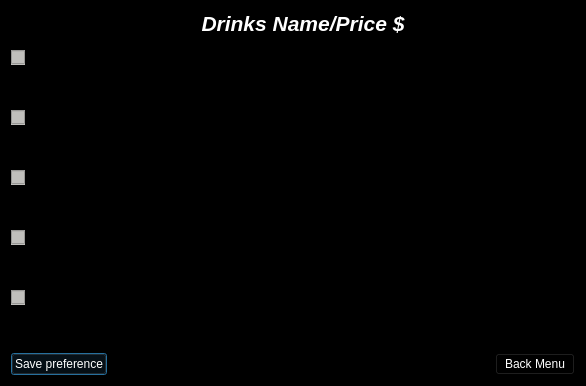
<?xml version="1.0" encoding="UTF-8"?>
<ui version="4.0">
 <class>drinks</class>
 <widget class="QDialog" name="drinks">
  <property name="geometry">
   <rect>
    <x>0</x>
    <y>0</y>
    <width>586</width>
    <height>386</height>
   </rect>
  </property>
  <property name="minimumSize">
   <size>
    <width>586</width>
    <height>386</height>
   </size>
  </property>
  <property name="maximumSize">
   <size>
    <width>700</width>
    <height>386</height>
   </size>
  </property>
  <property name="windowTitle">
   <string>Drinks Menu</string>
  </property>
  <property name="windowIcon">
   <iconset theme="network-workgroup"/>
  </property>
  <property name="styleSheet">
   <string notr="true">color: rgb(255, 255, 255);
background-color: rgb(0, 0, 0);</string>
  </property>
  <layout class="QHBoxLayout" name="horizontalLayout_3">
   <item>
    <layout class="QVBoxLayout" name="verticalLayout_3">
     <item>
      <layout class="QHBoxLayout" name="horizontalLayout_2">
       <item>
        <layout class="QVBoxLayout" name="verticalLayout_2">
         <item>
          <widget class="QCheckBox" name="checkBox">
           <property name="styleSheet">
            <string notr="true">background-color: rgb(192, 191, 188);
color: rgb(0, 0, 0);</string>
           </property>
           <property name="text">
            <string/>
           </property>
          </widget>
         </item>
         <item>
          <widget class="QCheckBox" name="checkBox_2">
           <property name="styleSheet">
            <string notr="true">background-color: rgb(192, 191, 188);
color: rgb(0, 0, 0);</string>
           </property>
           <property name="text">
            <string/>
           </property>
          </widget>
         </item>
         <item>
          <widget class="QCheckBox" name="checkBox_4">
           <property name="styleSheet">
            <string notr="true">background-color: rgb(192, 191, 188);
color: rgb(0, 0, 0);</string>
           </property>
           <property name="text">
            <string/>
           </property>
          </widget>
         </item>
         <item>
          <widget class="QCheckBox" name="checkBox_3">
           <property name="styleSheet">
            <string notr="true">background-color: rgb(192, 191, 188);
color: rgb(0, 0, 0);</string>
           </property>
           <property name="text">
            <string/>
           </property>
          </widget>
         </item>
         <item>
          <widget class="QCheckBox" name="checkBox_5">
           <property name="styleSheet">
            <string notr="true">background-color: rgb(192, 191, 188);
color: rgb(0, 0, 0);</string>
           </property>
           <property name="text">
            <string/>
           </property>
          </widget>
         </item>
        </layout>
       </item>
       <item>
        <layout class="QVBoxLayout" name="verticalLayout">
         <item>
          <widget class="QLabel" name="label">
           <property name="text">
            <string>&lt;html&gt;&lt;head/&gt;&lt;body&gt;&lt;p align=&quot;center&quot;&gt;&lt;span style=&quot; font-size:16pt; font-weight:700; font-style:italic;&quot;&gt;Drinks Name/Price $&lt;/span&gt;&lt;/p&gt;&lt;/body&gt;&lt;/html&gt;</string>
           </property>
          </widget>
         </item>
         <item>
          <widget class="QListWidget" name="drinks_list">
           <property name="styleSheet">
            <string notr="true">color: rgb(255, 255, 255);
font: 500 italic 15pt &quot;Ubuntu&quot;;</string>
           </property>
          </widget>
         </item>
        </layout>
       </item>
      </layout>
     </item>
     <item>
      <layout class="QHBoxLayout" name="horizontalLayout">
       <item>
        <widget class="QPushButton" name="pushButton_2">
         <property name="text">
          <string>Save preference</string>
         </property>
        </widget>
       </item>
       <item>
        <spacer name="horizontalSpacer">
         <property name="orientation">
          <enum>Qt::Horizontal</enum>
         </property>
         <property name="sizeHint" stdset="0">
          <size>
           <width>115</width>
           <height>20</height>
          </size>
         </property>
        </spacer>
       </item>
       <item>
        <widget class="QPushButton" name="pushButton">
         <property name="text">
          <string>Back Menu</string>
         </property>
        </widget>
       </item>
      </layout>
     </item>
    </layout>
   </item>
  </layout>
 </widget>
 <tabstops>
  <tabstop>drinks_list</tabstop>
  <tabstop>pushButton</tabstop>
  <tabstop>checkBox</tabstop>
  <tabstop>checkBox_4</tabstop>
  <tabstop>checkBox_2</tabstop>
  <tabstop>checkBox_3</tabstop>
  <tabstop>checkBox_5</tabstop>
  <tabstop>pushButton_2</tabstop>
 </tabstops>
 <resources/>
 <connections/>
</ui>
